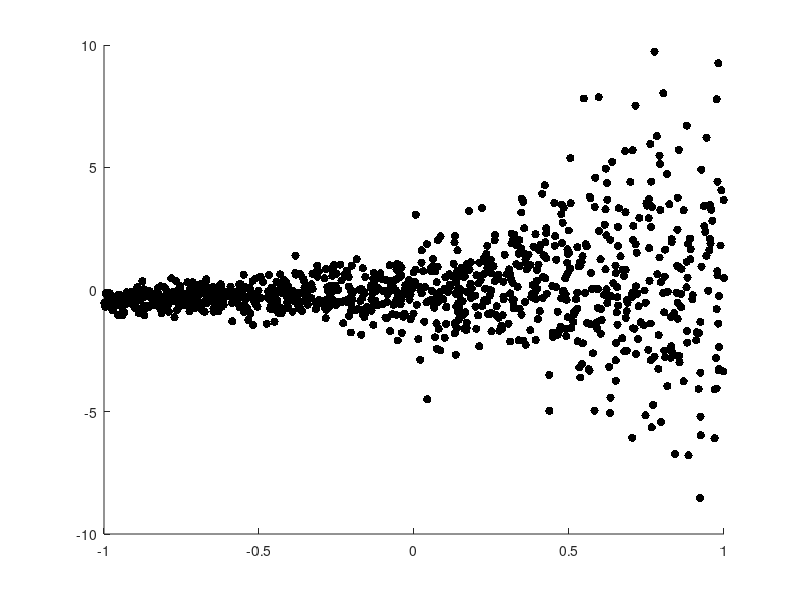

This chart was generated by the following MATLAB code: (Note: this script raises an error after producing the figure.)
% Exercise - Understanding the method of wild bootstrap

%% 1. Aim of the exercise
% To understand how to correctly estimate standard errors of regression
% coefficients when the error variance is heteroskedastic. Standard
% bootstrap methods can produce misleading inference under
% heteroskedasticity. We use the wild bootstrap, which perturbs residuals
% using random multipliers, to improve robustness and compare its
% performance to sampling directly from the population.

%% 2. Theory
% Refer to the accompanying PDF file for the theory.

%% 3. Set values for the parameters of the simulation

% 3.1. Clear the memory
clear;

% 3.2. Set the number of simulations as the number of bootstrap samples
N_sim = 5000;

%% 4. Generate population data

% 4.1. Set the population size
N_obs_pop = 1000;

% 4.2. Generate data for the independent variable
X_pop = random('Uniform',-1,1,[N_obs_pop,1]);

% 4.3. Heteroskedasticity parameter 
Gamma = 1.5; 

% 4.4. Generate error
u_pop = random('Normal',0,exp(X_pop*Gamma),[N_obs_pop,1]);

% 4.5. Set true beta of the model
B_true = 0.5; 

% 4.6. Generate y
y_pop = X_pop*B_true+u_pop;

% 4.7. Generate (paired) population data
data_pop = [y_pop X_pop];

%% 5. Plot the scatter diagram and the OLS fitted line
figure;
scatter(X_pop,y_pop,'filled','MarkerFaceColor','black');
hold on
set(lsline,'color','blue','LineWidth',2);
xlabel('X');
ylabel('y');
title('Fig. 1. Simulated heteroskedastic data');
hold off;

%% 6. Draw samples from the population

% 6.1. Set the sample size
N_obs_sample = 100;

% 6.2. Preallocate matrix to save (paired) samples
data_samples_pop = NaN(N_obs_sample,2,N_sim);

% 6.3. Preallocate vector to store coeficient estimatess
B_hats_data_samples_pop = NaN(N_sim,1);

% 6.4. Monte Carlo sampling
for i = 1:N_sim
    sample_i = datasample(data_pop,N_obs_sample,'Replace',false);
    data_samples_pop(:,:,i) = sample_i; % Save samples in third dimension
    y = sample_i(:,1);
    X = sample_i(:,2);
    LSS = exercisefunctionlss(y, X);
    B_hats_data_samples_pop(i) = LSS.B_hat(1,1);
end

%% 7. Pick a sample

% Pick a sample from the samples drawn from the population
data_sample = datasample(data_samples_pop(:,:,i),N_obs_sample, ...
    'Replace',false);

%% 8. Draw (bootstrap) samples from the original sample 

% 8.1. Create y and X
y = data_sample(:,1);
X = data_sample(:,2);

% 8.2. Estimate beta
LSS = exercisefunctionlss(y,X); 
B_hat = LSS.B_hat(1,1);

% 8.3. Compute the residuals
u_hat = LSS.u_hat;

% 8.4. Compute leverage values used in HC2 correction
h = diag(X/(X'*X)*X');

% 8.5. Preallocate vector to store coefficient estimates
B_hats_data_samples_boot = NaN(N_sim,1);

% 8.6. Draw samples using residual multipliers and compute the coefficient estimate each time
for i = 1:N_sim
    v = random('Normal',0,1,[N_obs_sample,1]); % N(0,1) multipliers
    % v = 2*(rand(N_obs_sample,1) > 0.5)-1; % Rademacher multipliers
    y_boot = X*B_hat+(u_hat./sqrt(1-h)).*v; % u_hat./sqrt(1-h) is the HC2 adjustment applied to residuals
    LSS = exercisefunctionlss(y_boot,X); 
    B_hats_data_samples_boot(i) = LSS.B_hat(1,1);
end

%% 9. Plot the estimated PDFs
figure;
hold on
ksdensity(B_hats_data_samples_boot,'function','pdf');
ksdensity(B_hats_data_samples_pop,'function','pdf');
xline(B_true,'Color','black');
ylabel('Density');
xlabel('B\_hat');
legend('Bootstrap sampling','Population sampling','B\_true');
title('Fig. 2. PDF comparison: bootstrap B\_hat vs. population sample B\_hat');
hold off

%% 10. Plot the estimated CDFs
figure;
hold on
ksdensity(B_hats_data_samples_boot,'function','cdf');
ksdensity(B_hats_data_samples_pop,'function','cdf');
ylabel('Cumulative distribution');
xlabel('B\_hat');
legend('Bootstrap sampling','Population sampling');
title('Fig. 3. CDF comparison: bootstrap B\_hat vs. population sample B\_hat');
hold off
